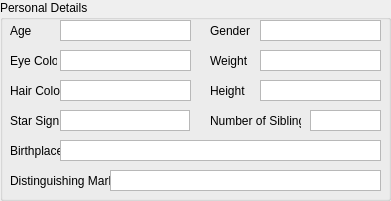
   <widget class="QGroupBox" name="groupBox_2">
    <property name="geometry">
     <rect>
      <x>0</x>
      <y>140</y>
      <width>391</width>
      <height>201</height>
     </rect>
    </property>
    <property name="title">
     <string>Personal Details</string>
    </property>
    <widget class="QLabel" name="label_5">
     <property name="geometry">
      <rect>
       <x>10</x>
       <y>20</y>
       <width>47</width>
       <height>21</height>
      </rect>
     </property>
     <property name="text">
      <string>Age</string>
     </property>
    </widget>
    <widget class="QLabel" name="label_6">
     <property name="geometry">
      <rect>
       <x>10</x>
       <y>50</y>
       <width>47</width>
       <height>21</height>
      </rect>
     </property>
     <property name="text">
      <string>Eye Color</string>
     </property>
    </widget>
    <widget class="QLabel" name="label_7">
     <property name="geometry">
      <rect>
       <x>10</x>
       <y>80</y>
       <width>81</width>
       <height>21</height>
      </rect>
     </property>
     <property name="text">
      <string>Hair Color</string>
     </property>
    </widget>
    <widget class="QLabel" name="label_8">
     <property name="geometry">
      <rect>
       <x>10</x>
       <y>110</y>
       <width>81</width>
       <height>21</height>
      </rect>
     </property>
     <property name="text">
      <string>Star Sign</string>
     </property>
     <property name="scaledContents">
      <bool>false</bool>
     </property>
    </widget>
    <widget class="QPlainTextEdit" name="txtAge">
     <property name="geometry">
      <rect>
       <x>60</x>
       <y>20</y>
       <width>131</width>
       <height>21</height>
      </rect>
     </property>
     <property name="verticalScrollBarPolicy">
      <enum>Qt::ScrollBarAlwaysOff</enum>
     </property>
     <property name="lineWrapMode">
      <enum>QPlainTextEdit::NoWrap</enum>
     </property>
     <property name="plainText">
      <string/>
     </property>
    </widget>
    <widget class="QPlainTextEdit" name="txtEyeColor">
     <property name="geometry">
      <rect>
       <x>60</x>
       <y>50</y>
       <width>131</width>
       <height>21</height>
      </rect>
     </property>
     <property name="verticalScrollBarPolicy">
      <enum>Qt::ScrollBarAlwaysOff</enum>
     </property>
     <property name="lineWrapMode">
      <enum>QPlainTextEdit::NoWrap</enum>
     </property>
     <property name="plainText">
      <string/>
     </property>
    </widget>
    <widget class="QPlainTextEdit" name="txtHaircolor">
     <property name="geometry">
      <rect>
       <x>60</x>
       <y>80</y>
       <width>131</width>
       <height>21</height>
      </rect>
     </property>
     <property name="verticalScrollBarPolicy">
      <enum>Qt::ScrollBarAlwaysOff</enum>
     </property>
     <property name="lineWrapMode">
      <enum>QPlainTextEdit::NoWrap</enum>
     </property>
     <property name="plainText">
      <string/>
     </property>
    </widget>
    <widget class="QPlainTextEdit" name="txtStarSign">
     <property name="geometry">
      <rect>
       <x>60</x>
       <y>110</y>
       <width>130</width>
       <height>21</height>
      </rect>
     </property>
     <property name="verticalScrollBarPolicy">
      <enum>Qt::ScrollBarAlwaysOff</enum>
     </property>
     <property name="lineWrapMode">
      <enum>QPlainTextEdit::NoWrap</enum>
     </property>
     <property name="plainText">
      <string/>
     </property>
    </widget>
    <widget class="QLabel" name="label_9">
     <property name="geometry">
      <rect>
       <x>10</x>
       <y>140</y>
       <width>81</width>
       <height>21</height>
      </rect>
     </property>
     <property name="text">
      <string>Birthplace</string>
     </property>
     <property name="scaledContents">
      <bool>false</bool>
     </property>
    </widget>
    <widget class="QLabel" name="label_10">
     <property name="geometry">
      <rect>
       <x>10</x>
       <y>170</y>
       <width>101</width>
       <height>21</height>
      </rect>
     </property>
     <property name="text">
      <string>Distinguishing Marks</string>
     </property>
     <property name="scaledContents">
      <bool>false</bool>
     </property>
    </widget>
    <widget class="QLabel" name="label_11">
     <property name="geometry">
      <rect>
       <x>210</x>
       <y>50</y>
       <width>47</width>
       <height>21</height>
      </rect>
     </property>
     <property name="text">
      <string>Weight</string>
     </property>
    </widget>
    <widget class="QLabel" name="label_12">
     <property name="geometry">
      <rect>
       <x>210</x>
       <y>110</y>
       <width>91</width>
       <height>21</height>
      </rect>
     </property>
     <property name="text">
      <string>Number of Siblings</string>
     </property>
     <property name="scaledContents">
      <bool>false</bool>
     </property>
    </widget>
    <widget class="QLabel" name="label_13">
     <property name="geometry">
      <rect>
       <x>210</x>
       <y>20</y>
       <width>47</width>
       <height>21</height>
      </rect>
     </property>
     <property name="text">
      <string>Gender</string>
     </property>
    </widget>
    <widget class="QLabel" name="label_14">
     <property name="geometry">
      <rect>
       <x>210</x>
       <y>80</y>
       <width>41</width>
       <height>21</height>
      </rect>
     </property>
     <property name="text">
      <string>Height</string>
     </property>
    </widget>
    <widget class="QPlainTextEdit" name="txtHeight">
     <property name="geometry">
      <rect>
       <x>260</x>
       <y>80</y>
       <width>121</width>
       <height>21</height>
      </rect>
     </property>
     <property name="verticalScrollBarPolicy">
      <enum>Qt::ScrollBarAlwaysOff</enum>
     </property>
     <property name="lineWrapMode">
      <enum>QPlainTextEdit::NoWrap</enum>
     </property>
     <property name="plainText">
      <string/>
     </property>
    </widget>
    <widget class="QPlainTextEdit" name="txtNoofSib">
     <property name="geometry">
      <rect>
       <x>310</x>
       <y>110</y>
       <width>71</width>
       <height>21</height>
      </rect>
     </property>
     <property name="verticalScrollBarPolicy">
      <enum>Qt::ScrollBarAlwaysOff</enum>
     </property>
     <property name="lineWrapMode">
      <enum>QPlainTextEdit::NoWrap</enum>
     </property>
     <property name="plainText">
      <string/>
     </property>
    </widget>
    <widget class="QPlainTextEdit" name="txtWeight">
     <property name="geometry">
      <rect>
       <x>260</x>
       <y>50</y>
       <width>121</width>
       <height>21</height>
      </rect>
     </property>
     <property name="verticalScrollBarPolicy">
      <enum>Qt::ScrollBarAlwaysOff</enum>
     </property>
     <property name="lineWrapMode">
      <enum>QPlainTextEdit::NoWrap</enum>
     </property>
     <property name="plainText">
      <string/>
     </property>
    </widget>
    <widget class="QPlainTextEdit" name="txtGender">
     <property name="geometry">
      <rect>
       <x>260</x>
       <y>20</y>
       <width>121</width>
       <height>21</height>
      </rect>
     </property>
     <property name="verticalScrollBarPolicy">
      <enum>Qt::ScrollBarAlwaysOff</enum>
     </property>
     <property name="lineWrapMode">
      <enum>QPlainTextEdit::NoWrap</enum>
     </property>
     <property name="plainText">
      <string/>
     </property>
    </widget>
    <widget class="QPlainTextEdit" name="txtBirthplace">
     <property name="geometry">
      <rect>
       <x>60</x>
       <y>140</y>
       <width>321</width>
       <height>21</height>
      </rect>
     </property>
     <property name="verticalScrollBarPolicy">
      <enum>Qt::ScrollBarAlwaysOff</enum>
     </property>
     <property name="lineWrapMode">
      <enum>QPlainTextEdit::NoWrap</enum>
     </property>
     <property name="plainText">
      <string/>
     </property>
    </widget>
    <widget class="QPlainTextEdit" name="txtDMarks">
     <property name="geometry">
      <rect>
       <x>110</x>
       <y>170</y>
       <width>271</width>
       <height>21</height>
      </rect>
     </property>
     <property name="verticalScrollBarPolicy">
      <enum>Qt::ScrollBarAlwaysOff</enum>
     </property>
     <property name="lineWrapMode">
      <enum>QPlainTextEdit::NoWrap</enum>
     </property>
     <property name="plainText">
      <string/>
     </property>
    </widget>
   </widget>
